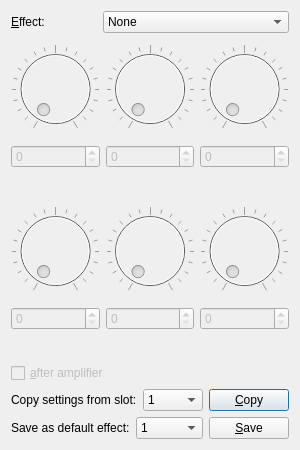
<?xml version="1.0" encoding="UTF-8"?>
<ui version="4.0">
 <class>DefaultEffects</class>
 <widget class="QDialog" name="DefaultEffects">
  <property name="geometry">
   <rect>
    <x>0</x>
    <y>0</y>
    <width>300</width>
    <height>450</height>
   </rect>
  </property>
  <property name="windowTitle">
   <string>Default effects</string>
  </property>
  <layout class="QVBoxLayout" name="verticalLayout_7">
   <item>
    <layout class="QHBoxLayout" name="horizontalLayout_3">
     <item>
      <widget class="QLabel" name="label_7">
       <property name="text">
        <string>&amp;Effect:</string>
       </property>
       <property name="buddy">
        <cstring>comboBox</cstring>
       </property>
      </widget>
     </item>
     <item>
      <widget class="QComboBox" name="comboBox">
       <property name="minimumSize">
        <size>
         <width>100</width>
         <height>0</height>
        </size>
       </property>
       <item>
        <property name="text">
         <string>None</string>
        </property>
       </item>
       <item>
        <property name="text">
         <string>[1] Overdrive</string>
        </property>
       </item>
       <item>
        <property name="text">
         <string>[1] Fixed Wah</string>
        </property>
       </item>
       <item>
        <property name="text">
         <string>[1] Touch Wah</string>
        </property>
       </item>
       <item>
        <property name="text">
         <string>[1] Fuzz</string>
        </property>
       </item>
       <item>
        <property name="text">
         <string>[1] Fuzz Touch Wah</string>
        </property>
       </item>
       <item>
        <property name="text">
         <string>[1] Simple Compressor</string>
        </property>
       </item>
       <item>
        <property name="text">
         <string>[1] Compressor</string>
        </property>
       </item>
       <item>
        <property name="text">
         <string>[2] Sine Chorus</string>
        </property>
       </item>
       <item>
        <property name="text">
         <string>[2] Triangle Chorus</string>
        </property>
       </item>
       <item>
        <property name="text">
         <string>[2] Sine Flanger</string>
        </property>
       </item>
       <item>
        <property name="text">
         <string>[2] Triangle Flanger</string>
        </property>
       </item>
       <item>
        <property name="text">
         <string>[2] Vibratone</string>
        </property>
       </item>
       <item>
        <property name="text">
         <string>[2] Vintage Tremolo</string>
        </property>
       </item>
       <item>
        <property name="text">
         <string>[2] Sine Tremolo</string>
        </property>
       </item>
       <item>
        <property name="text">
         <string>[2] Ring Modulator</string>
        </property>
       </item>
       <item>
        <property name="text">
         <string>[2] Step Filter</string>
        </property>
       </item>
       <item>
        <property name="text">
         <string>[2] Phaser</string>
        </property>
       </item>
       <item>
        <property name="text">
         <string>[2] Pitch Schifter</string>
        </property>
       </item>
       <item>
        <property name="text">
         <string>[3] Mono Delay</string>
        </property>
       </item>
       <item>
        <property name="text">
         <string>[3] Mono Echo Filter</string>
        </property>
       </item>
       <item>
        <property name="text">
         <string>[3] Stereo Echo Filter</string>
        </property>
       </item>
       <item>
        <property name="text">
         <string>[3] Multitap Delay</string>
        </property>
       </item>
       <item>
        <property name="text">
         <string>[3] Ping Pong Delay</string>
        </property>
       </item>
       <item>
        <property name="text">
         <string>[3] Ducking Delay</string>
        </property>
       </item>
       <item>
        <property name="text">
         <string>[3] Reverse Delay</string>
        </property>
       </item>
       <item>
        <property name="text">
         <string>[3] Tape Delay</string>
        </property>
       </item>
       <item>
        <property name="text">
         <string>[3] Stereo Tape Delay</string>
        </property>
       </item>
       <item>
        <property name="text">
         <string>[4] Small Hall Reverb</string>
        </property>
       </item>
       <item>
        <property name="text">
         <string>[4] Large Hall Reverb</string>
        </property>
       </item>
       <item>
        <property name="text">
         <string>[4] Small Room Reverb</string>
        </property>
       </item>
       <item>
        <property name="text">
         <string>[4] Large Room Reverb</string>
        </property>
       </item>
       <item>
        <property name="text">
         <string>[4] Small Plate Reverb</string>
        </property>
       </item>
       <item>
        <property name="text">
         <string>[4] Large Plate Reverb</string>
        </property>
       </item>
       <item>
        <property name="text">
         <string>[4] Ambient Reverb</string>
        </property>
       </item>
       <item>
        <property name="text">
         <string>[4] Arena Reverb</string>
        </property>
       </item>
       <item>
        <property name="text">
         <string>[4] '63 Fender Spring Reverb</string>
        </property>
       </item>
       <item>
        <property name="text">
         <string>[4] '65 Fender Spring Reverb</string>
        </property>
       </item>
      </widget>
     </item>
    </layout>
   </item>
   <item>
    <layout class="QHBoxLayout" name="horizontalLayout">
     <item>
      <layout class="QVBoxLayout" name="verticalLayout">
       <item>
        <widget class="QDial" name="dial">
         <property name="enabled">
          <bool>false</bool>
         </property>
         <property name="maximum">
          <number>255</number>
         </property>
         <property name="notchTarget">
          <double>12.750000000000000</double>
         </property>
         <property name="notchesVisible">
          <bool>true</bool>
         </property>
        </widget>
       </item>
       <item>
        <widget class="QSpinBox" name="spinBox">
         <property name="enabled">
          <bool>false</bool>
         </property>
         <property name="maximum">
          <number>255</number>
         </property>
        </widget>
       </item>
       <item>
        <widget class="QLabel" name="label">
         <property name="text">
          <string/>
         </property>
         <property name="alignment">
          <set>Qt::AlignCenter</set>
         </property>
         <property name="buddy">
          <cstring>spinBox</cstring>
         </property>
        </widget>
       </item>
      </layout>
     </item>
     <item>
      <layout class="QVBoxLayout" name="verticalLayout_2">
       <item>
        <widget class="QDial" name="dial_2">
         <property name="enabled">
          <bool>false</bool>
         </property>
         <property name="maximum">
          <number>255</number>
         </property>
         <property name="notchTarget">
          <double>12.750000000000000</double>
         </property>
         <property name="notchesVisible">
          <bool>true</bool>
         </property>
        </widget>
       </item>
       <item>
        <widget class="QSpinBox" name="spinBox_2">
         <property name="enabled">
          <bool>false</bool>
         </property>
         <property name="maximum">
          <number>255</number>
         </property>
        </widget>
       </item>
       <item>
        <widget class="QLabel" name="label_2">
         <property name="text">
          <string/>
         </property>
         <property name="alignment">
          <set>Qt::AlignCenter</set>
         </property>
         <property name="buddy">
          <cstring>spinBox_2</cstring>
         </property>
        </widget>
       </item>
      </layout>
     </item>
     <item>
      <layout class="QVBoxLayout" name="verticalLayout_3">
       <item>
        <widget class="QDial" name="dial_3">
         <property name="enabled">
          <bool>false</bool>
         </property>
         <property name="maximum">
          <number>255</number>
         </property>
         <property name="notchTarget">
          <double>12.750000000000000</double>
         </property>
         <property name="notchesVisible">
          <bool>true</bool>
         </property>
        </widget>
       </item>
       <item>
        <widget class="QSpinBox" name="spinBox_3">
         <property name="enabled">
          <bool>false</bool>
         </property>
         <property name="maximum">
          <number>255</number>
         </property>
        </widget>
       </item>
       <item>
        <widget class="QLabel" name="label_3">
         <property name="text">
          <string/>
         </property>
         <property name="alignment">
          <set>Qt::AlignCenter</set>
         </property>
         <property name="buddy">
          <cstring>spinBox_3</cstring>
         </property>
        </widget>
       </item>
      </layout>
     </item>
    </layout>
   </item>
   <item>
    <layout class="QHBoxLayout" name="horizontalLayout_2">
     <item>
      <layout class="QVBoxLayout" name="verticalLayout_4">
       <item>
        <widget class="QDial" name="dial_4">
         <property name="enabled">
          <bool>false</bool>
         </property>
         <property name="maximum">
          <number>255</number>
         </property>
         <property name="notchTarget">
          <double>12.750000000000000</double>
         </property>
         <property name="notchesVisible">
          <bool>true</bool>
         </property>
        </widget>
       </item>
       <item>
        <widget class="QSpinBox" name="spinBox_4">
         <property name="enabled">
          <bool>false</bool>
         </property>
         <property name="maximum">
          <number>255</number>
         </property>
        </widget>
       </item>
       <item>
        <widget class="QLabel" name="label_4">
         <property name="text">
          <string/>
         </property>
         <property name="alignment">
          <set>Qt::AlignCenter</set>
         </property>
         <property name="buddy">
          <cstring>spinBox_4</cstring>
         </property>
        </widget>
       </item>
      </layout>
     </item>
     <item>
      <layout class="QVBoxLayout" name="verticalLayout_5">
       <item>
        <widget class="QDial" name="dial_5">
         <property name="enabled">
          <bool>false</bool>
         </property>
         <property name="maximum">
          <number>255</number>
         </property>
         <property name="notchTarget">
          <double>12.750000000000000</double>
         </property>
         <property name="notchesVisible">
          <bool>true</bool>
         </property>
        </widget>
       </item>
       <item>
        <widget class="QSpinBox" name="spinBox_5">
         <property name="enabled">
          <bool>false</bool>
         </property>
         <property name="maximum">
          <number>255</number>
         </property>
        </widget>
       </item>
       <item>
        <widget class="QLabel" name="label_5">
         <property name="text">
          <string/>
         </property>
         <property name="alignment">
          <set>Qt::AlignCenter</set>
         </property>
         <property name="buddy">
          <cstring>spinBox_5</cstring>
         </property>
        </widget>
       </item>
      </layout>
     </item>
     <item>
      <layout class="QVBoxLayout" name="verticalLayout_6">
       <item>
        <widget class="QDial" name="dial_6">
         <property name="enabled">
          <bool>false</bool>
         </property>
         <property name="maximum">
          <number>255</number>
         </property>
         <property name="notchTarget">
          <double>12.750000000000000</double>
         </property>
         <property name="notchesVisible">
          <bool>true</bool>
         </property>
        </widget>
       </item>
       <item>
        <widget class="QSpinBox" name="spinBox_6">
         <property name="enabled">
          <bool>false</bool>
         </property>
         <property name="maximum">
          <number>255</number>
         </property>
        </widget>
       </item>
       <item>
        <widget class="QLabel" name="label_6">
         <property name="text">
          <string/>
         </property>
         <property name="alignment">
          <set>Qt::AlignCenter</set>
         </property>
         <property name="buddy">
          <cstring>spinBox_6</cstring>
         </property>
        </widget>
       </item>
      </layout>
     </item>
    </layout>
   </item>
   <item>
    <widget class="QCheckBox" name="checkBox">
     <property name="enabled">
      <bool>false</bool>
     </property>
     <property name="text">
      <string>&amp;after amplifier</string>
     </property>
    </widget>
   </item>
   <item>
    <layout class="QHBoxLayout" name="horizontalLayout_4">
     <item>
      <widget class="QLabel" name="label_8">
       <property name="text">
        <string>Copy settings from slot:</string>
       </property>
       <property name="buddy">
        <cstring>comboBox_2</cstring>
       </property>
      </widget>
     </item>
     <item>
      <widget class="QComboBox" name="comboBox_2">
       <item>
        <property name="text">
         <string>1</string>
        </property>
       </item>
       <item>
        <property name="text">
         <string>2</string>
        </property>
       </item>
       <item>
        <property name="text">
         <string>3</string>
        </property>
       </item>
       <item>
        <property name="text">
         <string>4</string>
        </property>
       </item>
      </widget>
     </item>
     <item>
      <widget class="QPushButton" name="pushButton">
       <property name="text">
        <string>&amp;Copy</string>
       </property>
      </widget>
     </item>
    </layout>
   </item>
   <item>
    <layout class="QHBoxLayout" name="horizontalLayout_5">
     <item>
      <widget class="QLabel" name="label_9">
       <property name="text">
        <string>Save as default effect:</string>
       </property>
       <property name="buddy">
        <cstring>comboBox_3</cstring>
       </property>
      </widget>
     </item>
     <item>
      <widget class="QComboBox" name="comboBox_3">
       <item>
        <property name="text">
         <string>1</string>
        </property>
       </item>
       <item>
        <property name="text">
         <string>2</string>
        </property>
       </item>
       <item>
        <property name="text">
         <string>3</string>
        </property>
       </item>
       <item>
        <property name="text">
         <string>4</string>
        </property>
       </item>
      </widget>
     </item>
     <item>
      <widget class="QPushButton" name="pushButton_2">
       <property name="text">
        <string>&amp;Save</string>
       </property>
      </widget>
     </item>
    </layout>
   </item>
  </layout>
 </widget>
 <resources/>
 <connections>
  <connection>
   <sender>spinBox</sender>
   <signal>valueChanged(int)</signal>
   <receiver>dial</receiver>
   <slot>setValue(int)</slot>
   <hints>
    <hint type="sourcelabel">
     <x>17</x>
     <y>160</y>
    </hint>
    <hint type="destinationlabel">
     <x>22</x>
     <y>118</y>
    </hint>
   </hints>
  </connection>
  <connection>
   <sender>dial</sender>
   <signal>valueChanged(int)</signal>
   <receiver>spinBox</receiver>
   <slot>setValue(int)</slot>
   <hints>
    <hint type="sourcelabel">
     <x>41</x>
     <y>119</y>
    </hint>
    <hint type="destinationlabel">
     <x>41</x>
     <y>159</y>
    </hint>
   </hints>
  </connection>
  <connection>
   <sender>spinBox_2</sender>
   <signal>valueChanged(int)</signal>
   <receiver>dial_2</receiver>
   <slot>setValue(int)</slot>
   <hints>
    <hint type="sourcelabel">
     <x>117</x>
     <y>157</y>
    </hint>
    <hint type="destinationlabel">
     <x>118</x>
     <y>112</y>
    </hint>
   </hints>
  </connection>
  <connection>
   <sender>dial_2</sender>
   <signal>valueChanged(int)</signal>
   <receiver>spinBox_2</receiver>
   <slot>setValue(int)</slot>
   <hints>
    <hint type="sourcelabel">
     <x>136</x>
     <y>115</y>
    </hint>
    <hint type="destinationlabel">
     <x>135</x>
     <y>167</y>
    </hint>
   </hints>
  </connection>
  <connection>
   <sender>spinBox_3</sender>
   <signal>valueChanged(int)</signal>
   <receiver>dial_3</receiver>
   <slot>setValue(int)</slot>
   <hints>
    <hint type="sourcelabel">
     <x>212</x>
     <y>160</y>
    </hint>
    <hint type="destinationlabel">
     <x>212</x>
     <y>111</y>
    </hint>
   </hints>
  </connection>
  <connection>
   <sender>dial_3</sender>
   <signal>valueChanged(int)</signal>
   <receiver>spinBox_3</receiver>
   <slot>setValue(int)</slot>
   <hints>
    <hint type="sourcelabel">
     <x>252</x>
     <y>123</y>
    </hint>
    <hint type="destinationlabel">
     <x>247</x>
     <y>161</y>
    </hint>
   </hints>
  </connection>
  <connection>
   <sender>spinBox_4</sender>
   <signal>valueChanged(int)</signal>
   <receiver>dial_4</receiver>
   <slot>setValue(int)</slot>
   <hints>
    <hint type="sourcelabel">
     <x>27</x>
     <y>310</y>
    </hint>
    <hint type="destinationlabel">
     <x>26</x>
     <y>273</y>
    </hint>
   </hints>
  </connection>
  <connection>
   <sender>dial_4</sender>
   <signal>valueChanged(int)</signal>
   <receiver>spinBox_4</receiver>
   <slot>setValue(int)</slot>
   <hints>
    <hint type="sourcelabel">
     <x>63</x>
     <y>257</y>
    </hint>
    <hint type="destinationlabel">
     <x>58</x>
     <y>312</y>
    </hint>
   </hints>
  </connection>
  <connection>
   <sender>spinBox_5</sender>
   <signal>valueChanged(int)</signal>
   <receiver>dial_5</receiver>
   <slot>setValue(int)</slot>
   <hints>
    <hint type="sourcelabel">
     <x>117</x>
     <y>309</y>
    </hint>
    <hint type="destinationlabel">
     <x>117</x>
     <y>267</y>
    </hint>
   </hints>
  </connection>
  <connection>
   <sender>dial_5</sender>
   <signal>valueChanged(int)</signal>
   <receiver>spinBox_5</receiver>
   <slot>setValue(int)</slot>
   <hints>
    <hint type="sourcelabel">
     <x>149</x>
     <y>272</y>
    </hint>
    <hint type="destinationlabel">
     <x>142</x>
     <y>318</y>
    </hint>
   </hints>
  </connection>
  <connection>
   <sender>spinBox_6</sender>
   <signal>valueChanged(int)</signal>
   <receiver>dial_6</receiver>
   <slot>setValue(int)</slot>
   <hints>
    <hint type="sourcelabel">
     <x>225</x>
     <y>305</y>
    </hint>
    <hint type="destinationlabel">
     <x>224</x>
     <y>268</y>
    </hint>
   </hints>
  </connection>
  <connection>
   <sender>dial_6</sender>
   <signal>valueChanged(int)</signal>
   <receiver>spinBox_6</receiver>
   <slot>setValue(int)</slot>
   <hints>
    <hint type="sourcelabel">
     <x>252</x>
     <y>261</y>
    </hint>
    <hint type="destinationlabel">
     <x>246</x>
     <y>315</y>
    </hint>
   </hints>
  </connection>
 </connections>
</ui>
